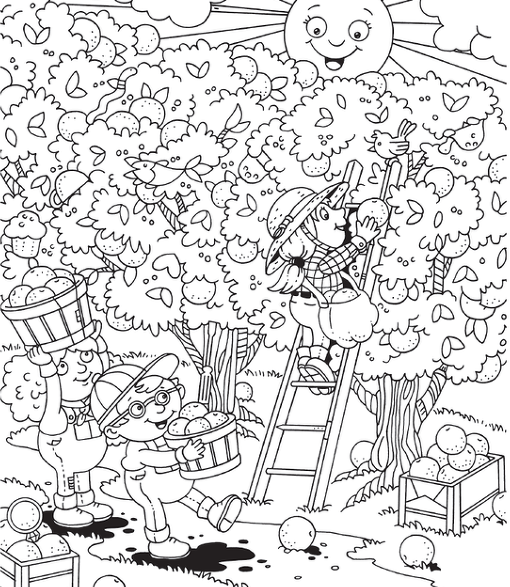
#> input picture HW02_2018210083_노승욱/img/test_background.png, 510 x 587 px
$ python hw02_2018210083_main.py
#> lines starting #> are read from the running program, lines starting #| are printed output that depends on the picture; after the words box and inside, x2 and y2 are one past the last pixel; in counts of white or black regions, pixels touching at a corner belong together
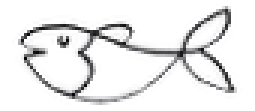
#> input picture HW02_2018210083_노승욱/img/fish.png, 85 x 37 px (shown 3 times larger)
### HW02_2018210083_노승욱/img/hw02_2018210083_template_matching.py
import os
import cv2
import numpy as np


os.chdir(os.path.dirname(os.path.abspath(__file__)))

def Result_find(template, imga):
    img = cv2.imread('test_background.png', cv2.IMREAD_GRAYSCALE)
    img2 = cv2.imread('test_background.png')
#> img2 is the input picture: shape (587, 510, 3); mean B, G, R 219.4, 218.9, 219.2

    w, h = template.shape[::-1]
#> w = 85; h = 37

    result = cv2.matchTemplate(img, template, cv2.TM_CCOEFF_NORMED)
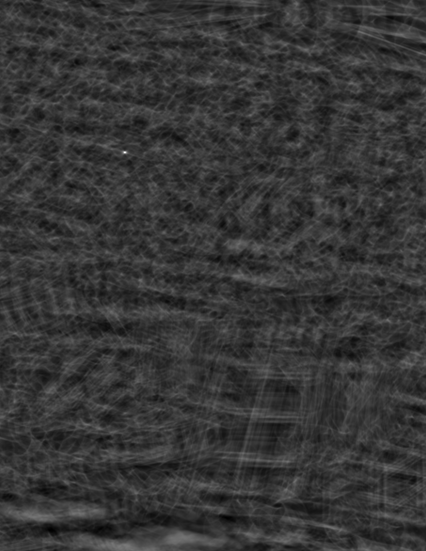
#> result: shape (551, 426) float32; min -0.168, max 0.618, mean 0.00034; drawn with min black and max white

    minVal, maxVal, minLoc, maxLoc = cv2.minMaxLoc(result)
#> minVal = -0.168; maxVal = 0.618; minLoc = (49, 529); maxLoc = (124, 152)
    x, y = maxLoc
#> x = 124; y = 152
    w, h = template.shape[::-1]

    img2 = cv2.rectangle(img2, (x, y), (x +  w, y + h) , (0, 0, 255), 2)
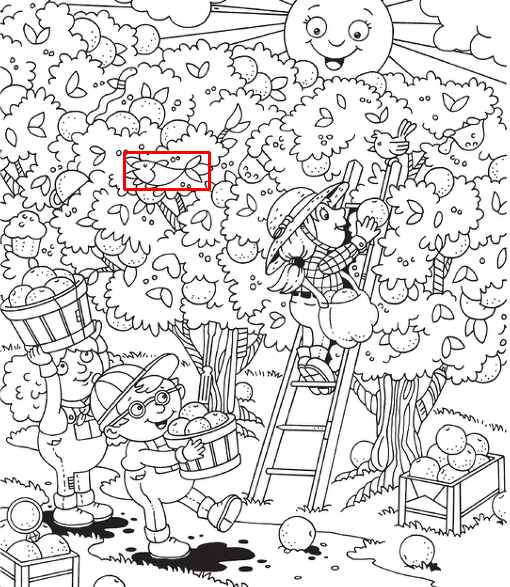
#> img2: shape (587, 510, 3); 0.24% of pixels changed, all inside (x1, y1, x2, y2) = (123, 151, 211, 191)

    cv2.imshow("Result_img", img2)
    cv2.waitKey(0)
    cv2.destroyAllWindows()

### HW02_2018210083_노승욱/img/hw02_2018210083_main.py
import os
import cv2
from hw02_2018210083_template_matching import Result_find

os.chdir(os.path.dirname(os.path.abspath(__file__)))

def Main():
    img = cv2.imread('test_background.png', cv2.IMREAD_GRAYSCALE)
    template = cv2.imread('fish.png', cv2.IMREAD_GRAYSCALE)
    Result_find(template, img)

Main()
